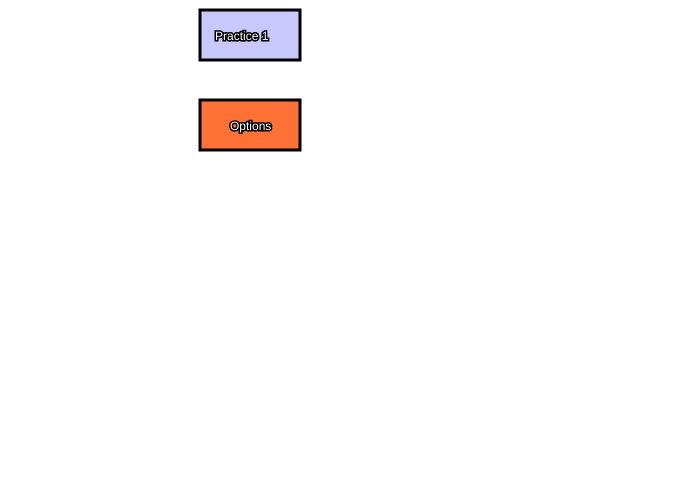
Frame 1 (no input)
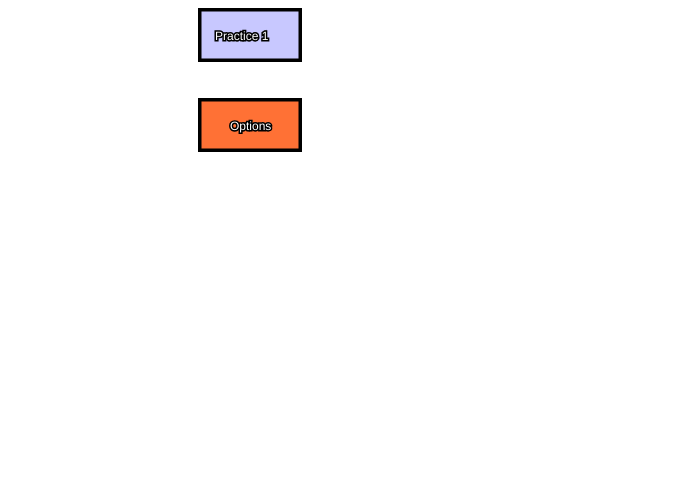
Frame 60 (no input)
Frame 120 (the mouse pressed at the canvas centre since frame 60): identical to frame 60, image omitted

The p5.js sketch that drew these frames (run headless with seeded random() and noise() and a simulated clock; from frame 60 on, the mouse is pressed at the canvas centre):

// p5.js sketch
// ── sketch.js
var button2X;
var button2Y;

function setup()
{
  createCanvas(700,500);
  button2X = 200;
  button2Y = 100;

  
}

function draw()
{


	// Example 1: easy to understand - Start

	if (mouseX > 200 && mouseX < 200 + 100 && mouseY > 10 && mouseY < 10+50)
	{
		fill(255,200,0);
		stroke(0,0,0);
		strokeWeight(3);
		rect(200,10,100,50);		
		if (mouseIsPressed == true)
		{
			fill(47,247,114);
			stroke(0,0,0);
			strokeWeight(3);
			rect(200,10,100,50);					
		}
	}
	else
	{
		fill(200,200,255);
		stroke(0,0,0);
		strokeWeight(3);
		rect(200,10,100,50);		
	}

	fill(255,255,255);
	stroke(0,0,0);
	textSize(12);
	text("Practice 1",215,40);

	// Example 1: easy to understand - End




	// Example 2: less code but harder to understand - Start

	strokeWeight(3);

	if (mouseX > button2X && mouseX < button2X + 100 && mouseY > button2Y && mouseY < button2Y+50)
	{
		fill(248,89,255);
		if (mouseIsPressed)
		{
			fill(47,247,114);
		}

		rect(button2X,button2Y,100,50);
		textSize(16);
		fill(255,255,255);
		stroke(0,0,0);
		text("Options",button2X+30-5,button2Y+30+2);
	}
	else
	{
		fill(255,113,53);
		rect(button2X,button2Y,100,50);
		textSize(12);
		fill(255,255,255);
		stroke(0,0,0);
		text("Options",button2X+30,button2Y+30);
	}


	// Example 2: less code but harder to understand - End


}
